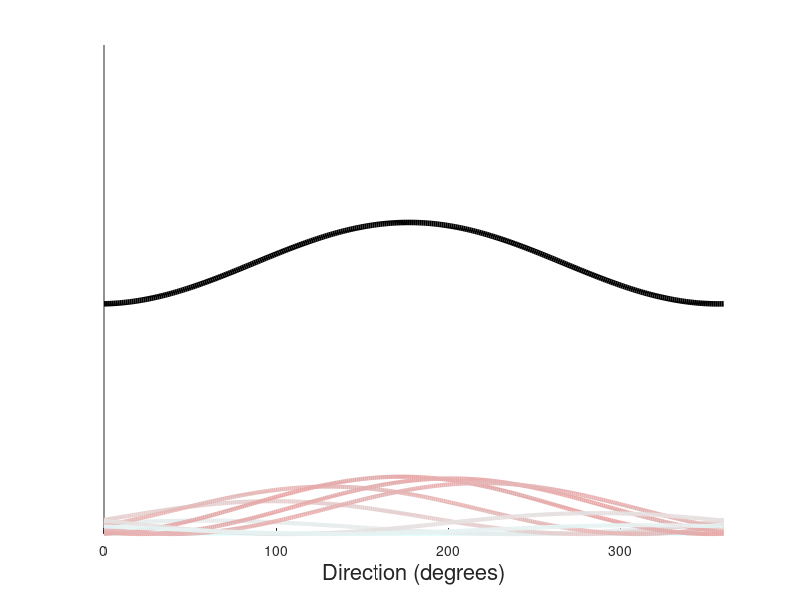
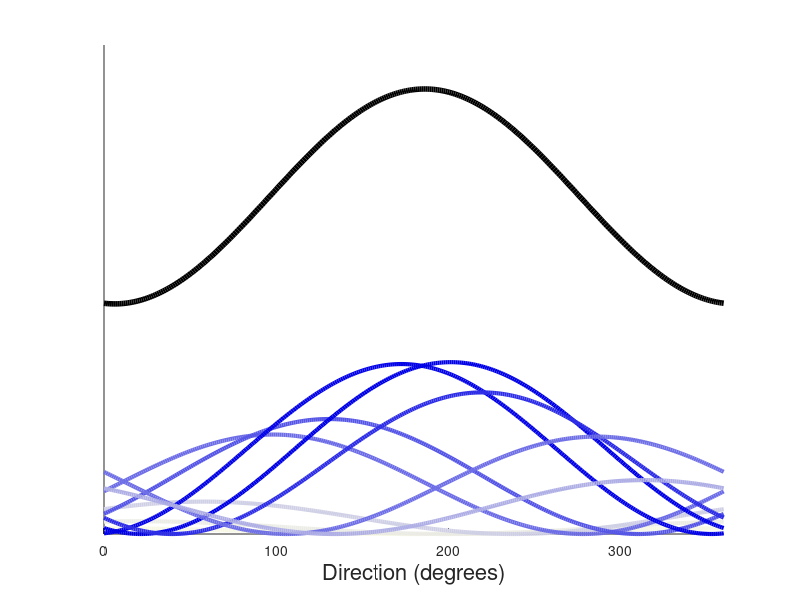

MATLAB code to generate these figures, in order:
%%

num_units = 10;
thetas = 0:0.02:2*pi;
tc = zeros(num_units,length(thetas));
pd = zeros(1,num_units);
pd2 = pd;
baseline = zeros(1,num_units);
modu = zeros(1,num_units);

for i =1:num_units
    
    pd(i) = mod(i*2*pi/num_units + pi/5*rand-pi/2.5,2*pi);%2*pi*rand;
    pd2(i) = mod(i*2*pi/num_units + pi/5*rand-pi/2.5,2*pi);
       
    tc(i,:) = 0.5*cos(thetas-pd(i))+0.5;
end
plan_dir = pi;

pop = 0.5*cos(plan_dir - pd)+0.5;
pop2 = 1.5*(cos(plan_dir - pd2)+1);

figure; hold on;
for i = 1:num_units
    
    plot(thetas/pi*180,pop(i)*tc(i,:),'LineWidth',3,'Color',[0.9 1-pop(i)/3 1-pop(i)/3]);
end

minv = min(sum(repmat(pop',1,size(tc,2)).*tc,1)./2);
minv2 = min(sum(repmat(pop2',1,size(tc,2)).*tc,1)./2);

plot(thetas/pi*180,sum(repmat(pop',1,size(tc,2)).*tc,1)./2 + 4-minv,'k','LineWidth',4);
ylim([0 8.5]);
xlim([0 360]);
xlabel('Direction (degrees)','FontSize',16);
set(gca,'ytick',[])

figure; hold on;
for i = 1:num_units
    
    plot(thetas/pi*180,pop2(i)*tc(i,:),'LineWidth',3,'Color',[1-pop2(i)/3 1-pop2(i)/3 0.9]);
end
plot(thetas/pi*180,sum(repmat(pop2',1,size(tc,2)).*tc,1)./2 + 4-minv2,'k','LineWidth',4);
ylim([0 8.5]);
xlim([0 360]);
xlabel('Direction (degrees)','FontSize',16);
set(gca,'ytick',[]);
